Frame 1 (no input): blank canvas, image omitted
Frame 60 (the mouse pressed at the canvas centre just before this capture): blank canvas, image omitted
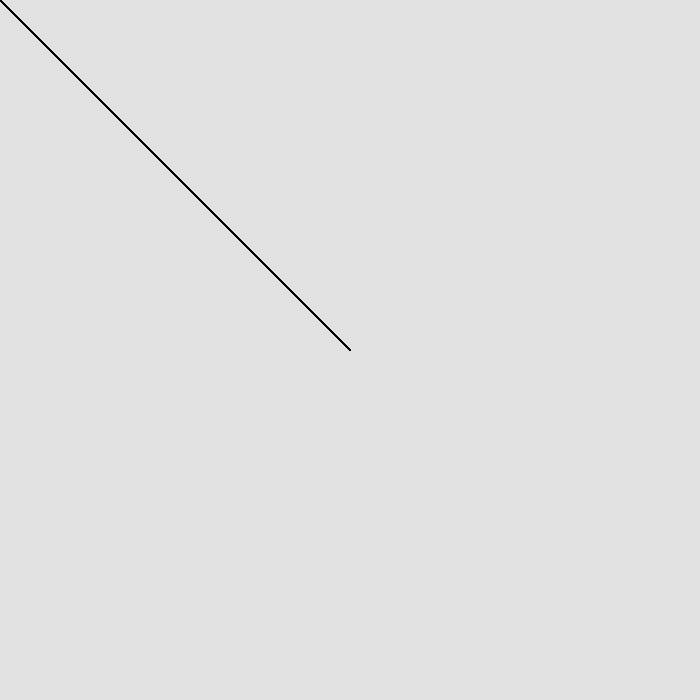
Frame 120 (the mouse held since frame 60 and released just before this capture)

The Processing sketch whose frames 1 and 60 were blank and that drew this single picture after the mouse press (run headless with seeded random() and noise(); from frame 60 on, the mouse is pressed at the canvas centre):

// Processing sketch: RealQuestion3
// ── RealQuestion3.pde
void setup(){
  
  size(700,700);
  background(225);
  
}

void draw(){
  line (mouseX,mouseY,0,0);
    
  
  
}
